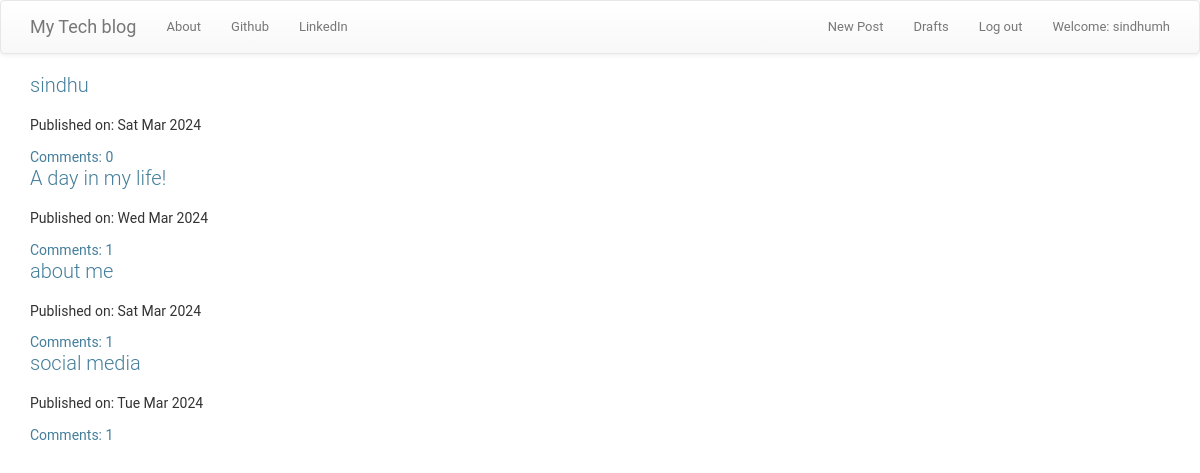
Screenshot of /blog/ (signed in) with the database file from the repository.
### blog/models.py (models this page shows, shortened)
class Post(models.Model):
    author = models.ForeignKey(User, on_delete=models.CASCADE)
    title = models.CharField(max_length=200)
    text = models.TextField()
    created_date = models.DateTimeField(default=timezone.now)
    published_date = models.DateTimeField(blank=True, null=True)
    def approve_comments(self):
        return self.comments.filter(approved_comment=True)

### blog/views.py (the view)
class PostListView(ListView):
    model = Post
    template_name = 'post_list.html'
    def get_queryset(self):
        return Post.objects.filter(published_date__lte=timezone.now()).order_by('-published_date')

### blog/templates/post_list.html
{% extends 'base.html' %}
{% block content %}
<div class="centerstage">
    {% for post in post_list %}
        <div class="post">
            <h1><a href="{% url 'post_detail' pk=post.pk %}">{{ post.title }}</a></h1>
            <div class="date">
                <p>Published on: {{ post.published_date|date:"D M Y"}}</p>
            </div>
            <a href="{% url 'post_detail' pk=post.pk %}">Comments: {{ post.approve_comments.count }}</a>
        </div>
    {% endfor %}
</div>
{% endblock %}

### blog/templates/base.html (shortened to what this page needs)
<!DOCTYPE html>
{% load static %}
<html>
    <head>
        <link rel="stylesheet" href="https://maxcdn.bootstrapcdn.com/bootstrap/3.3.7/css/bootstrap.min.css">
        <link rel="stylesheet" href="https://maxcdn.bootstrapcdn.com/bootstrap/3.3.7/css/bootstrap-theme.min.css">
        <link rel="stylesheet" href="//cdn.jsdelivr.net/medium-editor/latest/css/medium-editor.min.css" type="text/css" media="screen" charset="utf-8">
        <link rel="stylesheet" href="{% static 'css/blog.css' %}">
<body class='loader'>
  <nav class="navbar navbar-default techfont custom-navbar">
    <div class="container">
      <ul class="nav navbar-nav">
        <li><a class='navbar-brand bigbrand' href="{% url 'post_list' %}">My Tech blog</a></li>
        <li><a href="{% url 'about'%}">About</a></li>
        <li><a href="https://www.github.com">Github</a></li>
        <li><a href="https://www.linkedin.com">LinkedIn</a></li>
      </ul>
      <ul class="nav navbar-nav navbar-right">
        {% if user.is_authenticated %}
        <li>
          <a href="{% url 'post_new' %}" >New Post</a>
        </li>
        <li>
          <a href="{% url 'post_draft_list' %}">Drafts</a>
        </li>
        <li>
          <a href="{% url 'logout' %}" >Log out</a>
        </li>
        <li>
          <a >Welcome: {{ user.username }}</a>
        </li>
          {% else %}
          <li><a class='nav navbar-right' href="{% url 'login' %}" ><span class="glyphicon glyphicon-user"></span></a></li>
        {% endif %}
      </ul>
  </div>
</nav>
        <div class="content container">
            <div class="row">
                <div class="col-md-8">
                  <div class="blog_posts">
                    {% block content %}
                    {% endblock %}
                  </div>
                </div>
            </div>
        </div>
</body>
</html>

### blog/static/css/blog.css (style rules this page uses)
body { margin: 0; padding: 0; font-size: 14px; font-family: "Roboto","Lucida Grande","DejaVu Sans","Bitstream Vera Sans",Verdana,Arial,sans-serif; color: #333; background: #fff; }
a:link, a:visited { color: #447e9b; text-decoration: none; }
p, ol, ul, dl { margin: .2em 0 .8em 0; }
p { padding: 0; line-height: 140%; }
h1,h2,h3,h4,h5 { font-weight: bold; }
h1 { margin: 0 0 20px; font-weight: 300; font-size: 20px; color: #666; }
ul li { list-style-type: square; padding: 1px 0; }
li, dt, dd { font-size: 13px; line-height: 20px; }

### rows the page displays
Post: title "sindhu", published_date "Sat Mar 2024", approve_comments.count "0"
Post: title "A day in my life!", published_date "Wed Mar 2024", approve_comments.count "1"
Post: title "about me", published_date "Sat Mar 2024", approve_comments.count "1"
Post: title "social media", published_date "Tue Mar 2024", approve_comments.count "1"

### other values shown
{{ user.username }} "sindhumh"
